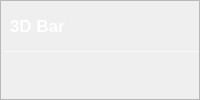
                         <widget class="QFrame" name="ThirdFrame">
                          <property name="font">
                           <font>
                            <family>Tahoma</family>
                           </font>
                          </property>
                          <property name="styleSheet">
                           <string notr="true">QFrame#ThirdFrame{
color: rgb(255, 255, 255);
border-radius: 10px;
background-color: qradialgradient(cx:0, cy:0, radius:1, fx:0.1, fy:0.1, stop:0 rgb(243, 175, 189),  stop:1 rgb(155, 118, 218));
border: 1px outset rgb(153, 117, 219)
}
</string>
                          </property>
                          <property name="frameShape">
                           <enum>QFrame::StyledPanel</enum>
                          </property>
                          <property name="frameShadow">
                           <enum>QFrame::Raised</enum>
                          </property>
                          <layout class="QVBoxLayout" name="verticalLayout_19" stretch="1,1,10">
                           <property name="spacing">
                            <number>0</number>
                           </property>
                           <property name="leftMargin">
                            <number>0</number>
                           </property>
                           <property name="topMargin">
                            <number>0</number>
                           </property>
                           <property name="rightMargin">
                            <number>0</number>
                           </property>
                           <property name="bottomMargin">
                            <number>0</number>
                           </property>
                           <item>
                            <widget class="QFrame" name="ThirdFrameButtonFrame">
                             <property name="minimumSize">
                              <size>
                               <width>0</width>
                               <height>50</height>
                              </size>
                             </property>
                             <property name="maximumSize">
                              <size>
                               <width>16777215</width>
                               <height>50</height>
                              </size>
                             </property>
                             <property name="font">
                              <font>
                               <family>Tahoma</family>
                              </font>
                             </property>
                             <property name="styleSheet">
                              <string notr="true">border:none</string>
                             </property>
                             <property name="frameShape">
                              <enum>QFrame::StyledPanel</enum>
                             </property>
                             <property name="frameShadow">
                              <enum>QFrame::Raised</enum>
                             </property>
                             <layout class="QHBoxLayout" name="horizontalLayout_17">
                              <property name="topMargin">
                               <number>5</number>
                              </property>
                              <item>
                               <widget class="QPushButton" name="ThirdFrameButton">
                                <property name="minimumSize">
                                 <size>
                                  <width>0</width>
                                  <height>40</height>
                                 </size>
                                </property>
                                <property name="maximumSize">
                                 <size>
                                  <width>41677</width>
                                  <height>40</height>
                                 </size>
                                </property>
                                <property name="font">
                                 <font>
                                  <family>Tahoma</family>
                                  <pointsize>13</pointsize>
                                  <weight>75</weight>
                                  <bold>true</bold>
                                 </font>
                                </property>
                                <property name="styleSheet">
                                 <string notr="true">QPushButton{
	color: rgb(255, 255, 255);
text-align:left;

	border:0px outset rgb(255, 255, 255);
	border-radius:8px;
}
QPushButton:hover {

border:2px outset rgba(36, 36, 36,0);
}
QPushButton:pressed {

border:4px outset rgba(36, 36, 36,0);
}
</string>
                                </property>
                                <property name="text">
                                 <string>3D Bar</string>
                                </property>
                                <property name="icon">
                                 <iconset resource="resources.qrc">
                                  <normaloff>:/buttom_white/img/buttom_white/kagi图_kagi-map.svg</normaloff>:/buttom_white/img/buttom_white/kagi图_kagi-map.svg</iconset>
                                </property>
                               </widget>
                              </item>
                             </layout>
                            </widget>
                           </item>
                           <item>
                            <widget class="Line" name="ThirdFrameLine">
                             <property name="maximumSize">
                              <size>
                               <width>16777215</width>
                               <height>1</height>
                              </size>
                             </property>
                             <property name="font">
                              <font>
                               <family>Tahoma</family>
                              </font>
                             </property>
                             <property name="styleSheet">
                              <string notr="true">background-color: rgba(255, 255, 255, 89);</string>
                             </property>
                             <property name="orientation">
                              <enum>Qt::Horizontal</enum>
                             </property>
                            </widget>
                           </item>
                           <item>
                            <widget class="QFrame" name="ThirdFrameDateFrame">
                             <property name="font">
                              <font>
                               <family>Tahoma</family>
                              </font>
                             </property>
                             <property name="styleSheet">
                              <string notr="true">border:none</string>
                             </property>
                             <property name="frameShape">
                              <enum>QFrame::StyledPanel</enum>
                             </property>
                             <property name="frameShadow">
                              <enum>QFrame::Raised</enum>
                             </property>
                             <layout class="QVBoxLayout" name="verticalLayout_20">
                              <property name="spacing">
                               <number>0</number>
                              </property>
                              <property name="leftMargin">
                               <number>0</number>
                              </property>
                              <property name="topMargin">
                               <number>0</number>
                              </property>
                              <property name="rightMargin">
                               <number>0</number>
                              </property>
                              <property name="bottomMargin">
                               <number>0</number>
                              </property>
                              <item>
                               <widget class="QWidget" name="ThirdFrameWebWidget" native="true">
                                <property name="font">
                                 <font>
                                  <family>Tahoma</family>
                                 </font>
                                </property>
                               </widget>
                              </item>
                             </layout>
                            </widget>
                           </item>
                          </layout>
                         </widget>
